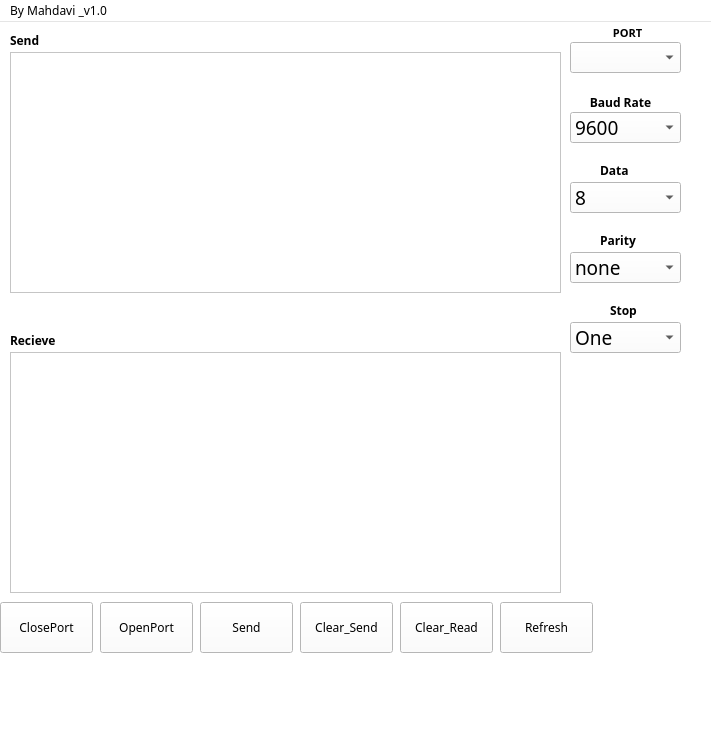
<?xml version="1.0" encoding="UTF-8"?>
<ui version="4.0">
 <class>Serial_Monitor</class>
 <widget class="QMainWindow" name="Serial_Monitor">
  <property name="geometry">
   <rect>
    <x>0</x>
    <y>0</y>
    <width>711</width>
    <height>747</height>
   </rect>
  </property>
  <property name="palette">
   <palette>
    <active>
     <colorrole role="Button">
      <brush brushstyle="SolidPattern">
       <color alpha="255">
        <red>255</red>
        <green>255</green>
        <blue>255</blue>
       </color>
      </brush>
     </colorrole>
     <colorrole role="Light">
      <brush brushstyle="SolidPattern">
       <color alpha="255">
        <red>170</red>
        <green>85</green>
        <blue>0</blue>
       </color>
      </brush>
     </colorrole>
     <colorrole role="ButtonText">
      <brush brushstyle="SolidPattern">
       <color alpha="255">
        <red>0</red>
        <green>0</green>
        <blue>0</blue>
       </color>
      </brush>
     </colorrole>
     <colorrole role="Base">
      <brush brushstyle="SolidPattern">
       <color alpha="255">
        <red>255</red>
        <green>255</green>
        <blue>255</blue>
       </color>
      </brush>
     </colorrole>
     <colorrole role="Window">
      <brush brushstyle="SolidPattern">
       <color alpha="255">
        <red>255</red>
        <green>255</green>
        <blue>255</blue>
       </color>
      </brush>
     </colorrole>
     <colorrole role="Highlight">
      <brush brushstyle="SolidPattern">
       <color alpha="255">
        <red>0</red>
        <green>170</green>
        <blue>255</blue>
       </color>
      </brush>
     </colorrole>
    </active>
    <inactive>
     <colorrole role="Button">
      <brush brushstyle="SolidPattern">
       <color alpha="255">
        <red>255</red>
        <green>255</green>
        <blue>255</blue>
       </color>
      </brush>
     </colorrole>
     <colorrole role="Light">
      <brush brushstyle="SolidPattern">
       <color alpha="255">
        <red>170</red>
        <green>85</green>
        <blue>0</blue>
       </color>
      </brush>
     </colorrole>
     <colorrole role="ButtonText">
      <brush brushstyle="SolidPattern">
       <color alpha="255">
        <red>0</red>
        <green>0</green>
        <blue>0</blue>
       </color>
      </brush>
     </colorrole>
     <colorrole role="Base">
      <brush brushstyle="SolidPattern">
       <color alpha="255">
        <red>255</red>
        <green>255</green>
        <blue>255</blue>
       </color>
      </brush>
     </colorrole>
     <colorrole role="Window">
      <brush brushstyle="SolidPattern">
       <color alpha="255">
        <red>255</red>
        <green>255</green>
        <blue>255</blue>
       </color>
      </brush>
     </colorrole>
     <colorrole role="Highlight">
      <brush brushstyle="SolidPattern">
       <color alpha="255">
        <red>0</red>
        <green>170</green>
        <blue>255</blue>
       </color>
      </brush>
     </colorrole>
    </inactive>
    <disabled>
     <colorrole role="Button">
      <brush brushstyle="SolidPattern">
       <color alpha="255">
        <red>255</red>
        <green>255</green>
        <blue>255</blue>
       </color>
      </brush>
     </colorrole>
     <colorrole role="Light">
      <brush brushstyle="SolidPattern">
       <color alpha="255">
        <red>170</red>
        <green>85</green>
        <blue>0</blue>
       </color>
      </brush>
     </colorrole>
     <colorrole role="ButtonText">
      <brush brushstyle="SolidPattern">
       <color alpha="255">
        <red>120</red>
        <green>120</green>
        <blue>120</blue>
       </color>
      </brush>
     </colorrole>
     <colorrole role="Base">
      <brush brushstyle="SolidPattern">
       <color alpha="255">
        <red>255</red>
        <green>255</green>
        <blue>255</blue>
       </color>
      </brush>
     </colorrole>
     <colorrole role="Window">
      <brush brushstyle="SolidPattern">
       <color alpha="255">
        <red>255</red>
        <green>255</green>
        <blue>255</blue>
       </color>
      </brush>
     </colorrole>
     <colorrole role="Highlight">
      <brush brushstyle="SolidPattern">
       <color alpha="255">
        <red>0</red>
        <green>120</green>
        <blue>215</blue>
       </color>
      </brush>
     </colorrole>
    </disabled>
   </palette>
  </property>
  <property name="font">
   <font>
    <family>Bahnschrift SemiLight SemiConde</family>
    <weight>50</weight>
    <bold>false</bold>
   </font>
  </property>
  <property name="focusPolicy">
   <enum>Qt::NoFocus</enum>
  </property>
  <property name="contextMenuPolicy">
   <enum>Qt::NoContextMenu</enum>
  </property>
  <property name="windowTitle">
   <string>MainWindow</string>
  </property>
  <property name="accessibleName">
   <string/>
  </property>
  <property name="accessibleDescription">
   <string/>
  </property>
  <property name="layoutDirection">
   <enum>Qt::LeftToRight</enum>
  </property>
  <property name="autoFillBackground">
   <bool>false</bool>
  </property>
  <property name="iconSize">
   <size>
    <width>60</width>
    <height>60</height>
   </size>
  </property>
  <property name="toolButtonStyle">
   <enum>Qt::ToolButtonIconOnly</enum>
  </property>
  <property name="tabShape">
   <enum>QTabWidget::Triangular</enum>
  </property>
  <widget class="QWidget" name="centralwidget">
   <widget class="QPushButton" name="pushButton_1">
    <property name="geometry">
     <rect>
      <x>200</x>
      <y>580</y>
      <width>93</width>
      <height>51</height>
     </rect>
    </property>
    <property name="text">
     <string>Send</string>
    </property>
   </widget>
   <widget class="QComboBox" name="baud_rate">
    <property name="geometry">
     <rect>
      <x>570</x>
      <y>90</y>
      <width>111</width>
      <height>31</height>
     </rect>
    </property>
    <property name="font">
     <font>
      <family>Bahnschrift SemiLight SemiConde</family>
      <pointsize>14</pointsize>
      <weight>50</weight>
      <bold>false</bold>
     </font>
    </property>
    <property name="mouseTracking">
     <bool>false</bool>
    </property>
    <property name="currentText">
     <string>9600</string>
    </property>
    <property name="currentIndex">
     <number>4</number>
    </property>
    <item>
     <property name="text">
      <string>600</string>
     </property>
    </item>
    <item>
     <property name="text">
      <string>1200</string>
     </property>
    </item>
    <item>
     <property name="text">
      <string>2400</string>
     </property>
    </item>
    <item>
     <property name="text">
      <string>4800</string>
     </property>
    </item>
    <item>
     <property name="text">
      <string>9600</string>
     </property>
    </item>
    <item>
     <property name="text">
      <string>14400</string>
     </property>
    </item>
    <item>
     <property name="text">
      <string>19200</string>
     </property>
    </item>
    <item>
     <property name="text">
      <string>38400</string>
     </property>
    </item>
    <item>
     <property name="text">
      <string>56000</string>
     </property>
    </item>
    <item>
     <property name="text">
      <string>57600</string>
     </property>
    </item>
    <item>
     <property name="text">
      <string>115200</string>
     </property>
    </item>
   </widget>
   <widget class="QComboBox" name="com">
    <property name="geometry">
     <rect>
      <x>570</x>
      <y>20</y>
      <width>111</width>
      <height>31</height>
     </rect>
    </property>
    <property name="font">
     <font>
      <family>Bahnschrift SemiLight SemiConde</family>
      <pointsize>14</pointsize>
      <weight>50</weight>
      <bold>false</bold>
     </font>
    </property>
   </widget>
   <widget class="QComboBox" name="data_size">
    <property name="geometry">
     <rect>
      <x>570</x>
      <y>160</y>
      <width>111</width>
      <height>31</height>
     </rect>
    </property>
    <property name="font">
     <font>
      <family>Bahnschrift SemiLight SemiConde</family>
      <pointsize>14</pointsize>
      <weight>50</weight>
      <bold>false</bold>
     </font>
    </property>
    <item>
     <property name="text">
      <string>8</string>
     </property>
    </item>
    <item>
     <property name="text">
      <string>7</string>
     </property>
    </item>
   </widget>
   <widget class="QComboBox" name="parity">
    <property name="geometry">
     <rect>
      <x>570</x>
      <y>230</y>
      <width>111</width>
      <height>31</height>
     </rect>
    </property>
    <property name="font">
     <font>
      <family>Bahnschrift SemiLight SemiConde</family>
      <pointsize>14</pointsize>
      <weight>50</weight>
      <bold>false</bold>
     </font>
    </property>
    <item>
     <property name="text">
      <string>none</string>
     </property>
    </item>
    <item>
     <property name="text">
      <string>odd</string>
     </property>
    </item>
    <item>
     <property name="text">
      <string>even</string>
     </property>
    </item>
   </widget>
   <widget class="QPushButton" name="pushButton_2">
    <property name="geometry">
     <rect>
      <x>100</x>
      <y>580</y>
      <width>93</width>
      <height>51</height>
     </rect>
    </property>
    <property name="text">
     <string>OpenPort</string>
    </property>
   </widget>
   <widget class="QComboBox" name="stop_bit">
    <property name="geometry">
     <rect>
      <x>570</x>
      <y>300</y>
      <width>111</width>
      <height>31</height>
     </rect>
    </property>
    <property name="font">
     <font>
      <family>Bahnschrift SemiLight SemiConde</family>
      <pointsize>14</pointsize>
      <weight>50</weight>
      <bold>false</bold>
     </font>
    </property>
    <item>
     <property name="text">
      <string>One</string>
     </property>
    </item>
    <item>
     <property name="text">
      <string>Two</string>
     </property>
    </item>
   </widget>
   <widget class="QPushButton" name="pushButton_3">
    <property name="geometry">
     <rect>
      <x>0</x>
      <y>580</y>
      <width>93</width>
      <height>51</height>
     </rect>
    </property>
    <property name="text">
     <string>ClosePort</string>
    </property>
   </widget>
   <widget class="QTextEdit" name="text_send">
    <property name="geometry">
     <rect>
      <x>10</x>
      <y>30</y>
      <width>551</width>
      <height>241</height>
     </rect>
    </property>
   </widget>
   <widget class="QPushButton" name="pushButton_4">
    <property name="geometry">
     <rect>
      <x>300</x>
      <y>580</y>
      <width>93</width>
      <height>51</height>
     </rect>
    </property>
    <property name="text">
     <string>Clear_Send</string>
    </property>
   </widget>
   <widget class="QPushButton" name="pushButton_5">
    <property name="geometry">
     <rect>
      <x>500</x>
      <y>580</y>
      <width>93</width>
      <height>51</height>
     </rect>
    </property>
    <property name="text">
     <string>Refresh</string>
    </property>
   </widget>
   <widget class="QTextEdit" name="text_read">
    <property name="geometry">
     <rect>
      <x>10</x>
      <y>330</y>
      <width>551</width>
      <height>241</height>
     </rect>
    </property>
   </widget>
   <widget class="QPushButton" name="pushButton_6">
    <property name="geometry">
     <rect>
      <x>400</x>
      <y>580</y>
      <width>93</width>
      <height>51</height>
     </rect>
    </property>
    <property name="text">
     <string>Clear_Read</string>
    </property>
   </widget>
   <widget class="QLabel" name="label">
    <property name="geometry">
     <rect>
      <x>600</x>
      <y>0</y>
      <width>55</width>
      <height>21</height>
     </rect>
    </property>
    <property name="font">
     <font>
      <family>Bahnschrift SemiLight SemiConde</family>
      <pointsize>8</pointsize>
      <weight>75</weight>
      <bold>true</bold>
     </font>
    </property>
    <property name="text">
     <string>PORT</string>
    </property>
    <property name="alignment">
     <set>Qt::AlignCenter</set>
    </property>
   </widget>
   <widget class="QLabel" name="label_2">
    <property name="geometry">
     <rect>
      <x>580</x>
      <y>70</y>
      <width>81</width>
      <height>20</height>
     </rect>
    </property>
    <property name="font">
     <font>
      <family>Bahnschrift SemiLight SemiConde</family>
      <weight>75</weight>
      <bold>true</bold>
     </font>
    </property>
    <property name="text">
     <string>Baud Rate</string>
    </property>
    <property name="alignment">
     <set>Qt::AlignCenter</set>
    </property>
   </widget>
   <widget class="QLabel" name="label_3">
    <property name="geometry">
     <rect>
      <x>600</x>
      <y>140</y>
      <width>55</width>
      <height>16</height>
     </rect>
    </property>
    <property name="font">
     <font>
      <family>Bahnschrift SemiLight SemiConde</family>
      <weight>75</weight>
      <bold>true</bold>
     </font>
    </property>
    <property name="text">
     <string>Data</string>
    </property>
   </widget>
   <widget class="QLabel" name="label_4">
    <property name="geometry">
     <rect>
      <x>600</x>
      <y>210</y>
      <width>55</width>
      <height>16</height>
     </rect>
    </property>
    <property name="font">
     <font>
      <family>Bahnschrift SemiLight SemiConde</family>
      <weight>75</weight>
      <bold>true</bold>
     </font>
    </property>
    <property name="text">
     <string>Parity</string>
    </property>
   </widget>
   <widget class="QLabel" name="label_5">
    <property name="geometry">
     <rect>
      <x>610</x>
      <y>280</y>
      <width>55</width>
      <height>16</height>
     </rect>
    </property>
    <property name="font">
     <font>
      <family>Bahnschrift SemiLight SemiConde</family>
      <weight>75</weight>
      <bold>true</bold>
     </font>
    </property>
    <property name="text">
     <string>Stop</string>
    </property>
   </widget>
   <widget class="QLabel" name="label_6">
    <property name="geometry">
     <rect>
      <x>10</x>
      <y>10</y>
      <width>55</width>
      <height>16</height>
     </rect>
    </property>
    <property name="font">
     <font>
      <family>Bahnschrift SemiLight SemiConde</family>
      <weight>75</weight>
      <bold>true</bold>
     </font>
    </property>
    <property name="text">
     <string>Send</string>
    </property>
   </widget>
   <widget class="QLabel" name="label_7">
    <property name="geometry">
     <rect>
      <x>10</x>
      <y>310</y>
      <width>55</width>
      <height>16</height>
     </rect>
    </property>
    <property name="font">
     <font>
      <family>Bahnschrift SemiLight SemiConde</family>
      <weight>75</weight>
      <bold>true</bold>
     </font>
    </property>
    <property name="text">
     <string>Recieve</string>
    </property>
   </widget>
  </widget>
  <widget class="QMenuBar" name="menubar">
   <property name="geometry">
    <rect>
     <x>0</x>
     <y>0</y>
     <width>711</width>
     <height>23</height>
    </rect>
   </property>
   <widget class="QMenu" name="menuSerial">
    <property name="title">
     <string>By Mahdavi _v1.0</string>
    </property>
   </widget>
   <addaction name="menuSerial"/>
  </widget>
 </widget>
 <resources/>
 <connections>
  <connection>
   <sender>pushButton_2</sender>
   <signal>clicked()</signal>
   <receiver>Serial_Monitor</receiver>
   <slot>OpenPort()</slot>
   <hints>
    <hint type="sourcelabel">
     <x>147</x>
     <y>651</y>
    </hint>
    <hint type="destinationlabel">
     <x>147</x>
     <y>691</y>
    </hint>
   </hints>
  </connection>
  <connection>
   <sender>pushButton_1</sender>
   <signal>clicked()</signal>
   <receiver>Serial_Monitor</receiver>
   <slot>Send()</slot>
   <hints>
    <hint type="sourcelabel">
     <x>249</x>
     <y>653</y>
    </hint>
    <hint type="destinationlabel">
     <x>250</x>
     <y>689</y>
    </hint>
   </hints>
  </connection>
  <connection>
   <sender>pushButton_4</sender>
   <signal>clicked()</signal>
   <receiver>Serial_Monitor</receiver>
   <slot>Clear_Send()</slot>
   <hints>
    <hint type="sourcelabel">
     <x>350</x>
     <y>645</y>
    </hint>
    <hint type="destinationlabel">
     <x>350</x>
     <y>676</y>
    </hint>
   </hints>
  </connection>
  <connection>
   <sender>pushButton_6</sender>
   <signal>clicked()</signal>
   <receiver>Serial_Monitor</receiver>
   <slot>Clear_Read()</slot>
   <hints>
    <hint type="sourcelabel">
     <x>448</x>
     <y>638</y>
    </hint>
    <hint type="destinationlabel">
     <x>448</x>
     <y>682</y>
    </hint>
   </hints>
  </connection>
  <connection>
   <sender>pushButton_5</sender>
   <signal>clicked()</signal>
   <receiver>Serial_Monitor</receiver>
   <slot>Refresh()</slot>
   <hints>
    <hint type="sourcelabel">
     <x>539</x>
     <y>641</y>
    </hint>
    <hint type="destinationlabel">
     <x>544</x>
     <y>688</y>
    </hint>
   </hints>
  </connection>
  <connection>
   <sender>pushButton_3</sender>
   <signal>clicked()</signal>
   <receiver>Serial_Monitor</receiver>
   <slot>ClosePort()</slot>
   <hints>
    <hint type="sourcelabel">
     <x>48</x>
     <y>653</y>
    </hint>
    <hint type="destinationlabel">
     <x>48</x>
     <y>674</y>
    </hint>
   </hints>
  </connection>
 </connections>
 <slots>
  <slot>Send()</slot>
  <slot>OpenPort()</slot>
  <slot>ClosePort()</slot>
  <slot>Refresh()</slot>
  <slot>Clear_Read()</slot>
  <slot>Clear_Send()</slot>
 </slots>
</ui>
